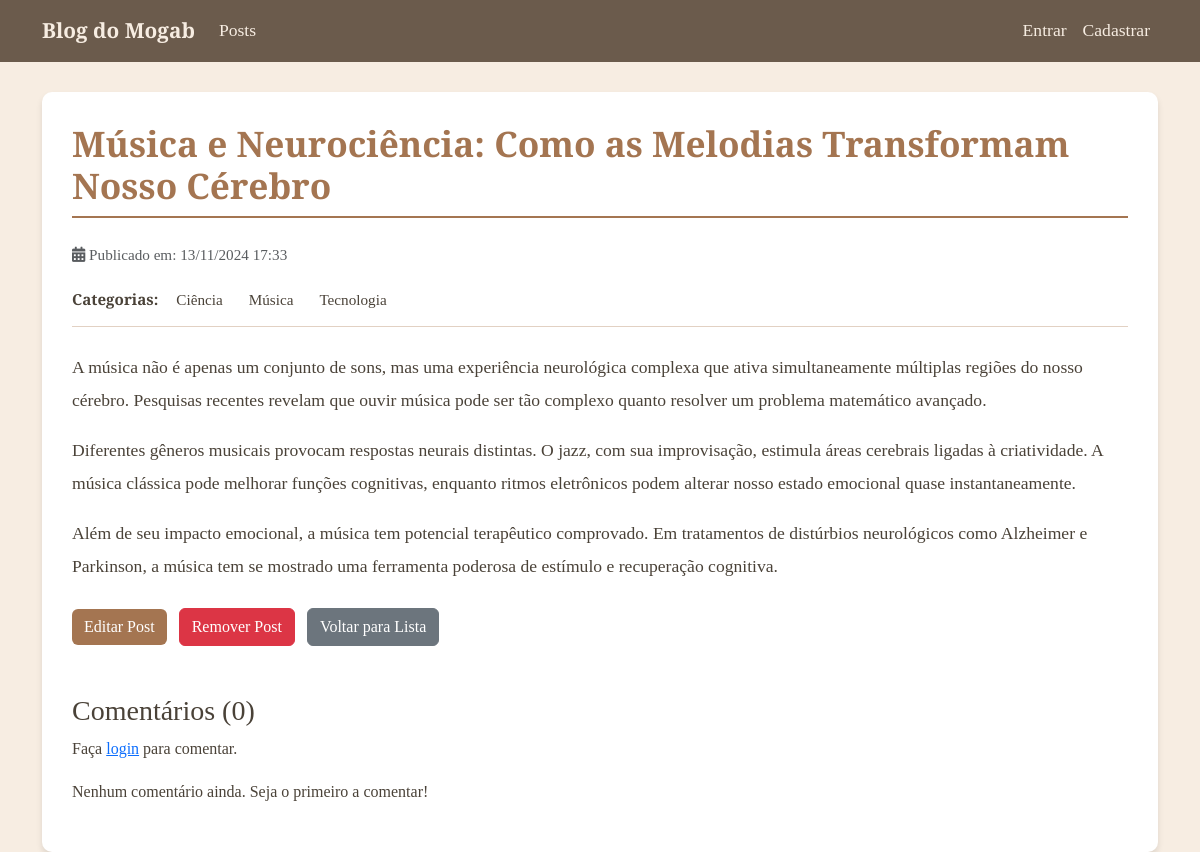
/post/16/, run on an earlier commit of the app's database.
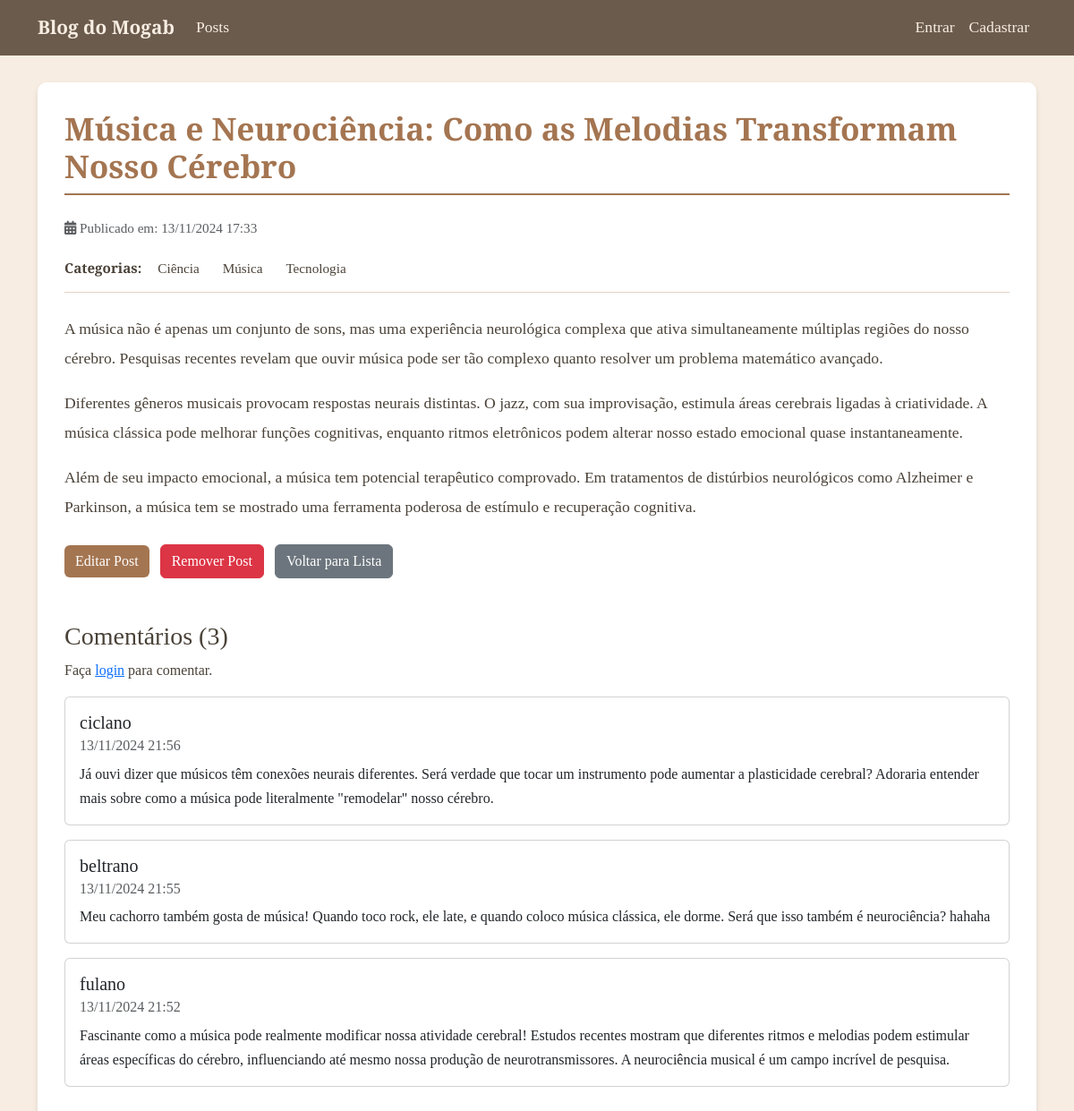
And on a later commit of the database.
### blog/models.py (models this page shows, shortened)
class Category(models.Model):
    nome = models.CharField(max_length=100, unique=True)
    descricao = models.TextField(blank=True)
    class Meta:
        verbose_name = 'Categoria'
        verbose_name_plural = 'Categorias'
        ordering = ['nome']

class Comment(models.Model):
    post = models.ForeignKey('Post', on_delete=models.CASCADE, related_name='comentarios')
    autor = models.ForeignKey(User, on_delete=models.CASCADE)
    texto = models.TextField()
    data_postagem = models.DateTimeField(auto_now_add=True)
    class Meta:
        ordering = ['-data_postagem']

### blog/views.py (the view)
# urls.py: path('post/<int:pk>/', DetalhePostView.as_view(), name='detalhe_post'),
class DetalhePostView(DetailView):
    model = Post
    template_name = 'blog/detalhe_post.html'
    context_object_name = 'post'
    def get_context_data(self, **kwargs):
        context = super().get_context_data(**kwargs)
        context['comentarios'] = self.object.comentarios.all().order_by('-data_postagem')
        context['form_comentario'] = CommentForm()
        return context
    def post(self, request, *args, **kwargs):
        if not request.user.is_authenticated:
            return redirect('login')  # Redireciona para página de login
        self.object = self.get_object()
        form = CommentForm(request.POST)
        if form.is_valid():
            comentario = form.save(commit=False)
            comentario.autor = request.user
            comentario.post = self.object
            comentario.save()
            return redirect('detalhe_post', pk=self.object.pk)
        context = self.get_context_data()
        context['form_comentario'] = form
        return self.render_to_response(context)

### templates/blog/detalhe_post.html (shortened to what this page needs)
{% extends 'base/base.html' %}
{% load django_bootstrap5 %}
{% block conteudo %}
<div class="blog-post-detail">
    <h1 class="blog-title mb-4">{{ post.titulo }}</h1>
    <div class="post-meta mb-4">
        <p class="text-muted">
            <i class="fas fa-calendar-alt"></i>
            Publicado em: {{ post.data_postagem|date:"d/m/Y H:i" }}
        </p>
        {% if post.categorias.all %}
        <div class="categorias mt-2">
            <strong>Categorias:</strong>
            {% for categoria in post.categorias.all %}
            <a href="{% url 'detalhe_categoria' categoria.pk %}">
                {{ categoria.nome }}
            </a>
            {% endfor %}
        </div>
        {% endif %}
    </div>
    <div class="post-content">
        {{ post.conteudo|linebreaks|safe }}
    </div>
    <div class="post-actions mt-4">
        <a href="{% url 'editar_post' post.pk %}" class="btn btn-vintage me-2">
            Editar Post
        </a>
        <a href="{% url 'remover_post' post.pk %}" class="btn btn-danger">
            Remover Post
        </a>
        <a href="{% url 'lista_posts' %}" class="btn btn-secondary ms-2">
            Voltar para Lista
        </a>
    </div>
    <div class="comentarios mt-5">
        <h3>Comentários ({{ comentarios.count }})</h3>
        {% if user.is_authenticated %}
        <form method="post" class="mb-4">
            {% csrf_token %}
            {% bootstrap_form form_comentario %}
            <button type="submit" class="btn btn-vintage mt-2">Enviar Comentário</button>
        </form>
        {% else %}
        <p>Faça <a href="{% url 'login' %}">login</a> para comentar.</p>
        {% endif %}
        {% for comentario in comentarios %}
        <div class="comentario card mb-3">
            <div class="card-body">
                <h5 class="card-title">{{ comentario.autor.username }}</h5>
                <h6 class="card-subtitle mb-2 text-muted">
                    {{ comentario.data_postagem|date:"d/m/Y H:i" }}
                </h6>
                <p class="card-text">{{ comentario.texto }}</p>
            </div>
        </div>
        {% empty %}
        <p>Nenhum comentário ainda. Seja o primeiro a comentar!</p>
        {% endfor %}
    </div>
</div>
{% endblock %}

What changed in the data, as far as the page shows it:
added Comment: autor.username "ciclano", data_postagem "13/11/2024 21:56", texto "Já ouvi dizer que músicos têm conexões neurais diferentes. Será verdade que tocar um instrumento pode aumentar a plasticidade cerebral? Adoraria entender mais sobre como a música pode literalmente \"remodelar\" nosso cérebro."
added Comment: autor.username "beltrano", data_postagem "13/11/2024 21:55", texto "Meu cachorro também gosta de música! Quando toco rock, ele late, e quando coloco música clássica, ele dorme. Será que isso também é neurociência? hahaha"
added Comment: autor.username "fulano", data_postagem "13/11/2024 21:52", texto "Fascinante como a música pode realmente modificar nossa atividade cerebral! Estudos recentes mostram que diferentes ritmos e melodias podem estimular áreas específicas do cérebro, influenciando até mesmo nossa produção de neurotransmissores. A neurociência musical é um campo incrível de pesquisa."
Also different on the page:
{{ comentarios.count }}: "0" → "3"
text no longer shown: "Nenhum comentário ainda. Seja o primeiro a comentar!"
